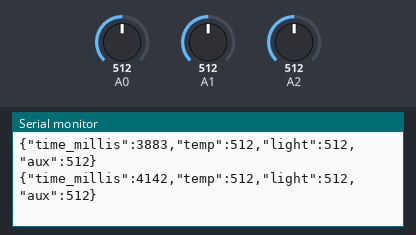
A program run on a simulated Arduino Mega 2560, built with avr-gcc and run on an emulated ATmega2560. Parts: the last lines printed to the serial monitor. The inputs (shaded band) are chosen by the test bench; at power-on: A0 = 512, A1 = 512, A2 = 512.

Above: at 4.2 s.
4.3 s: A0 set to 580
At 4.59 s:
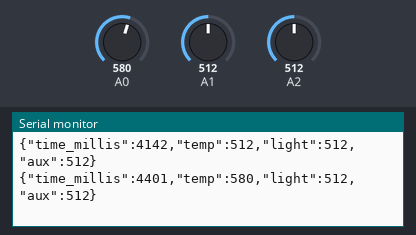
7.3 s: A0 set to 598
At 7.44 s:
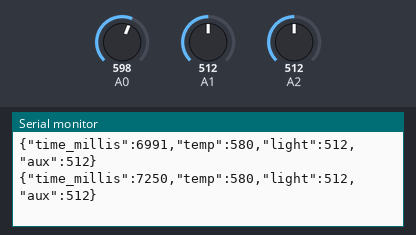
Timing chart, 0 to 10.3 s (numbered marks = the images above; inputs shaded):
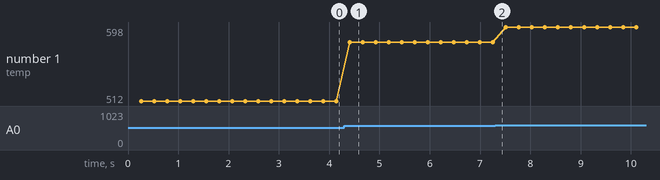

Measured:
- after the input at 4.3 s, the serial monitor: prints a new line after 0.10 s (image 1)
- plotted number 1: 512 → 580 after the input at 4.3 s, 580 → 598 after the input at 7.3 s

The program:

main.cpp
```cpp
#include <Arduino.h>
#include <ArduinoJson.h>

unsigned int readInterval = 100; // Every 10 milliseconds

// int
// 	r = 3,
// 	g = 4,
// 	b = 5;

void setup()
{
	Serial.begin(115200);
	randomSeed(analogRead(A0));

	// pinMode(r, OUTPUT);
	// pinMode(g, OUTPUT);
	// pinMode(b, OUTPUT);
}

long lastReadTime = 0;
void loop()
{
	readInterval = map(analogRead(A2), 0, 1023, 10, 500);

	if (millis() - lastReadTime > readInterval)
	{
		StaticJsonDocument<200> doc;
		doc["time_millis"].set<long>(millis());
		doc["temp"].set<int>(analogRead(A0));
		doc["light"].set<int>(analogRead(A1));
		doc["aux"].set<int>(analogRead(A2));

		serializeJson(doc, Serial);
		Serial.println();
		lastReadTime = millis();
	}


	// if(Serial.available() > 0)
	// {
	// 	String data = Serial.readStringUntil('\n');

	// 	StaticJsonDocument<200> doc;

	// 	deserializeJson(doc, data);

	// 	String mode = doc["mode"];
	// 	int d1 = doc["d1"];
	// 	int d2 = doc["d2"];
	// 	int d3 = doc["d3"];

	// 	analogWrite(r, 255 - d1);
	// 	analogWrite(g, 255 - d2);
	// 	analogWrite(b, 255 - d3);
	// }
}
```
